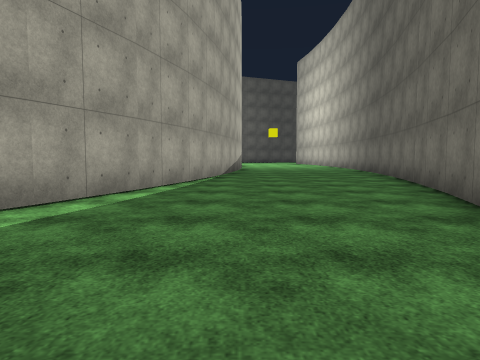
View 1 (above)

19 first-person views from a walk through a Unity game level. The camera is 1.2 m above the floor, tilts 4° down and sees 70° across. The floor is counted in squares, 2 m on a side. Each view is taken from the middle of a square. On the plan, view 1 faces up. The plan holds only what a view shows up to about 10 squares ahead; the rest is blank. The place goes on beyond the plan. The player character is not drawn. Surface patterns are stand-ins for the level's own textures.

View 2
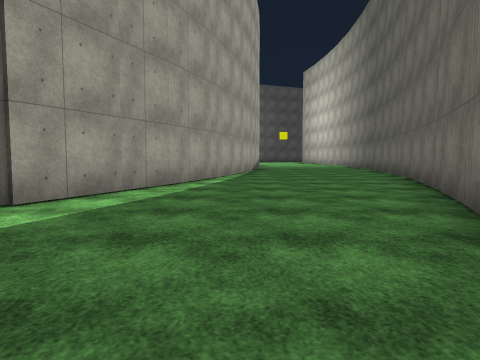

View 3
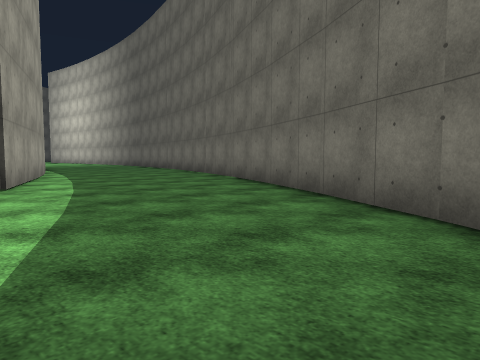

View 4
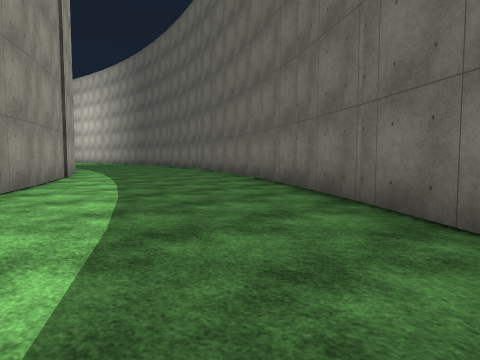

View 5
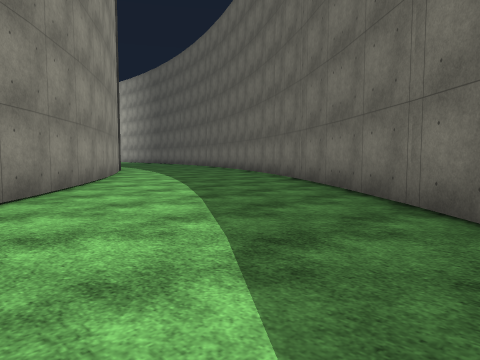

View 6
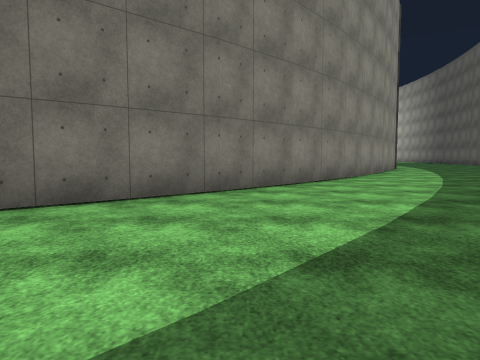

View 7
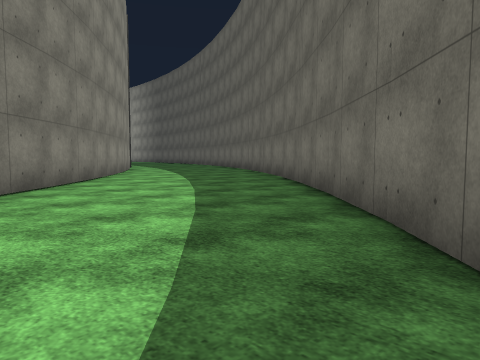

View 8
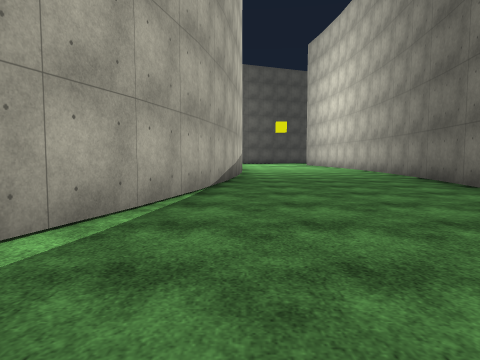

View 9
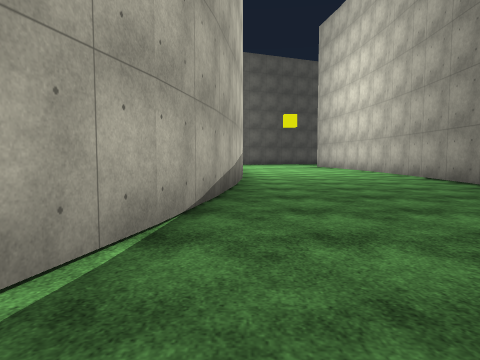

View 10
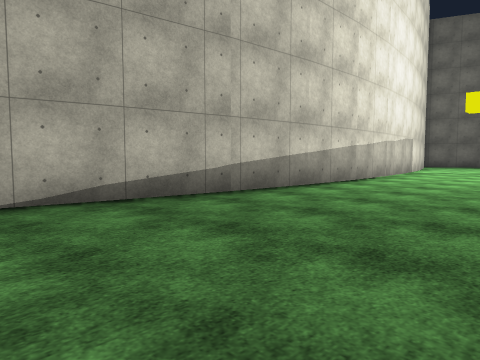

View 11
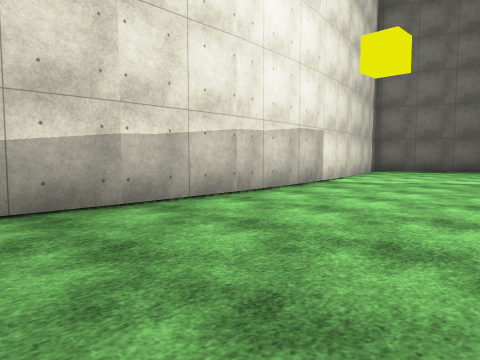

View 12
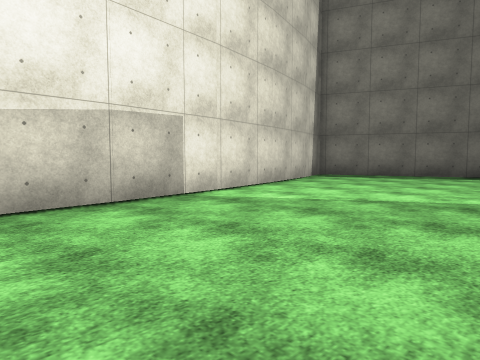

View 13
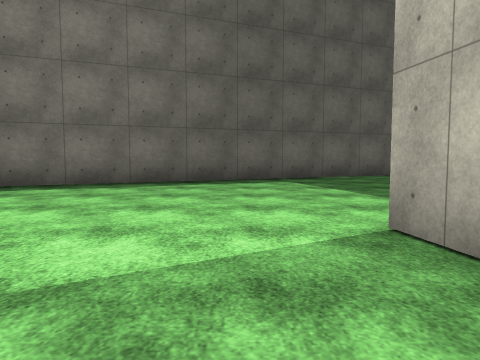

View 14
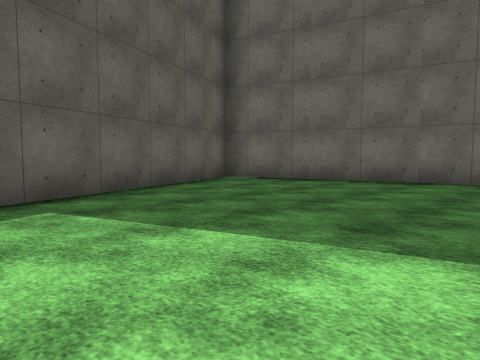

View 15
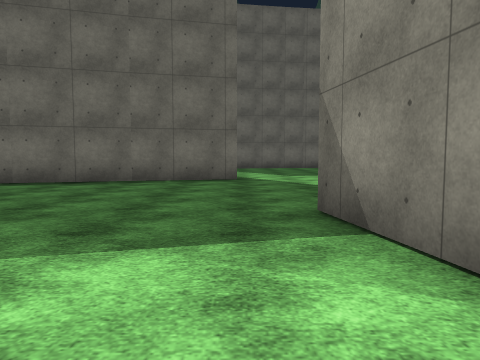

View 16
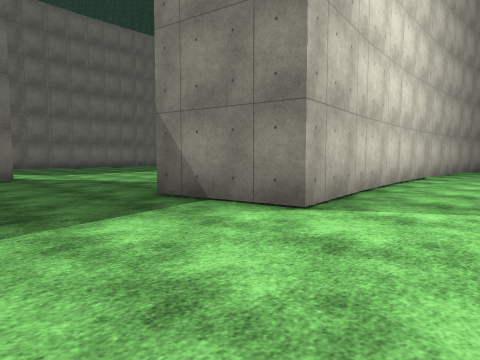

View 17
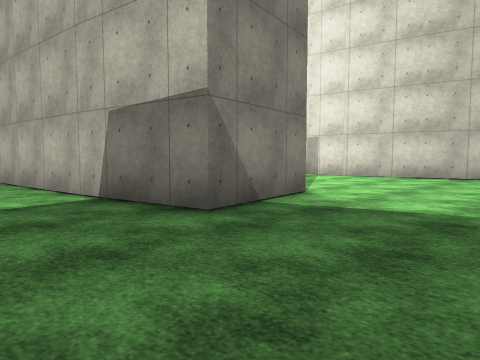

View 18
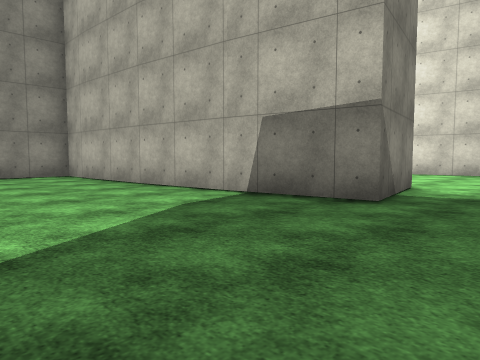

View 19
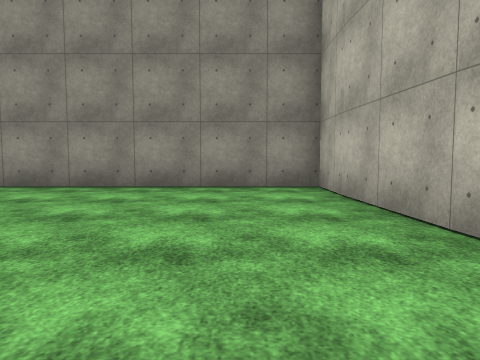

### Floor plan
Points are (right, up) in squares from view 1. A wall is a line through its corners. A room is listed if a view was taken in it or the views show most of it. See-through windows are left out.
Room 1 (views 1, 2, 3, 4, 5, 6, 7, 8, 9, 10, 11, 12, 13, 14, 15, 16, 17, 18, 19)
walls: (-0.2, 11.8) (-1.6, 5.9); (-0.1, 13.9) (-0.3, 11.8); (4.8, 11.9) (5.1, 18.9); (3.9, 7.4) (4.7, 12); (-1.7, 6) (-3.5, 1); (5, 18.8) (4.9, 21.2); (0.1, 19.9) (0, 13.8); (5, 21) (4.2, 25.7) (6.6, 26.2) (7.5, 21.3); (1.8, 0.9) (4, 7.5); (7.3, 21.4) (7.6, 17.5) (12.5, 17.5); (-3.7, 1.1) (-4.1, 0.3); (-0.4, 24) (0, 19.9); (-4, 0.3) (-7.3, -4.9); (0.7, -1.2) (1.7, 1.1); (-1.3, 27.9) (-0.4, 23.8); (-1.6, 28.6) (-1.3, 27.8); (-1.6, -5.1) (0.8, -1.2); (11.6, 27.1) (9.8, 33.6); (-7.2, -4.7) (-10, -7.9); (8, 33.5) (-1.6, 29.5); (-9.8, -7.9) (-13.6, -11.3); (-5.7, -10.7) (-1.4, -5.2); (-7.4, -12.3) (-5.6, -10.5); (-10, -14.7) (-7.1, -12.3)

Where each view was taken, in squares from view 1:
view 1: 0 up, 0 right, facing up
view 2: 3 down, 1 left, facing up
view 3: 6 down, 5 left, facing up-right
view 4: 9 down, 7 left, facing up-right
view 5: 12 down, 10 left, facing up-right
view 6: 15 down, 11 left, facing up
view 7: 15 down, 12 left, facing up-right
view 8: 4 up, 0 right, facing up
view 9: 7 up, 0 right, facing up
view 10: 10 up, 4 right, facing up-left
view 11: 16 up, 4 right, facing up-left
view 12: 20 up, 4 right, facing up-left
view 13: 23 up, 3 right, facing up
view 14: 27 up, 3 right, facing up-right
view 15: 27 up, 3 right, facing right
view 16: 29 up, 2 right, facing down-right
view 17: 29 up, 9 right, facing down-left
view 18: 28 up, 11 right, facing down-left
view 19: 24 up, 9 right, facing down
